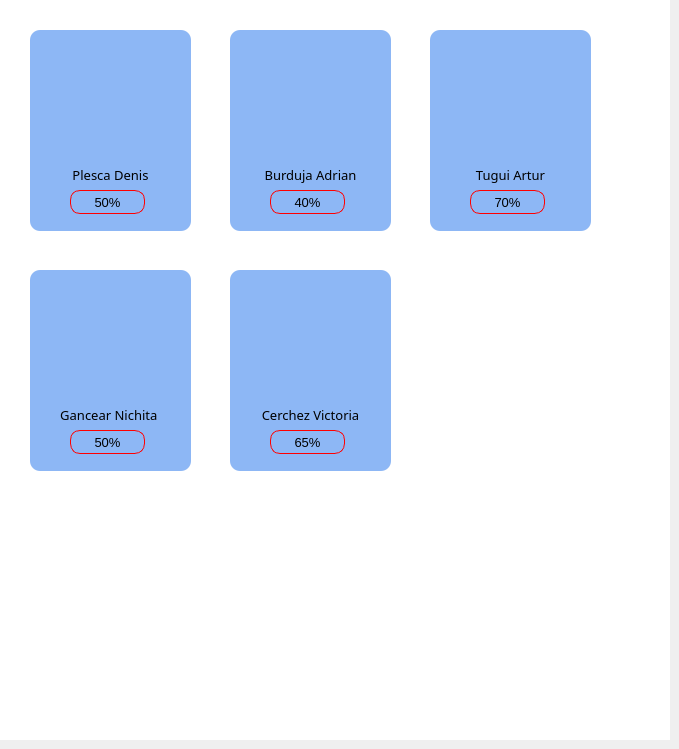
        <widget class="QWidget" name="Classe_PSA">
         <widget class="QWidget" name="Students" native="true">
          <property name="geometry">
           <rect>
            <x>0</x>
            <y>0</y>
            <width>670</width>
            <height>740</height>
           </rect>
          </property>
          <property name="styleSheet">
           <string notr="true">background:#FFFFFF;</string>
          </property>
          <widget class="QWidget" name="widget_8" native="true">
           <property name="geometry">
            <rect>
             <x>30</x>
             <y>30</y>
             <width>161</width>
             <height>201</height>
            </rect>
           </property>
           <property name="styleSheet">
            <string notr="true">background-color: #8DB7F5;
border-top-left-radius: 10px;          
border-bottom-left-radius: 10px;       
border-top-right-radius: 10px;         
border-bottom-right-radius: 10px;      

   </string>
           </property>
           <widget class="QPushButton" name="pushButton_6">
            <property name="geometry">
             <rect>
              <x>10</x>
              <y>120</y>
              <width>141</width>
              <height>50</height>
             </rect>
            </property>
            <property name="minimumSize">
             <size>
              <width>50</width>
              <height>50</height>
             </size>
            </property>
            <property name="maximumSize">
             <size>
              <width>10000</width>
              <height>10000</height>
             </size>
            </property>
            <property name="font">
             <font>
              <family>Myanmar Khyay</family>
              <pointsize>-1</pointsize>
             </font>
            </property>
            <property name="autoFillBackground">
             <bool>false</bool>
            </property>
            <property name="styleSheet">
             <string notr="true">QPushButton {
    color: black;
    padding: 10px;
    font-size: 13px;
    text-align: center; /* Center text */
}</string>
            </property>
            <property name="text">
             <string>Plesca Denis</string>
            </property>
           </widget>
           <widget class="QPushButton" name="pushButton_3">
            <property name="geometry">
             <rect>
              <x>30</x>
              <y>30</y>
              <width>101</width>
              <height>81</height>
             </rect>
            </property>
            <property name="text">
             <string/>
            </property>
            <property name="icon">
             <iconset>
              <normaloff>Images/user1.png</normaloff>Images/user1.png</iconset>
            </property>
            <property name="iconSize">
             <size>
              <width>80</width>
              <height>80</height>
             </size>
            </property>
           </widget>
           <widget class="QPushButton" name="pushButton_7">
            <property name="geometry">
             <rect>
              <x>40</x>
              <y>160</y>
              <width>75</width>
              <height>24</height>
             </rect>
            </property>
            <property name="styleSheet">
             <string notr="true">QPushButton {
    color: black;
    border: 1px solid #ff0000;
    padding: 5px;
    font-size: 13px;
    text-align: center; /* Center text */
}</string>
            </property>
            <property name="text">
             <string>50%</string>
            </property>
           </widget>
          </widget>
          <widget class="QWidget" name="widget_9" native="true">
           <property name="geometry">
            <rect>
             <x>230</x>
             <y>30</y>
             <width>161</width>
             <height>201</height>
            </rect>
           </property>
           <property name="styleSheet">
            <string notr="true">background-color: #8DB7F5;
border-top-left-radius: 10px;          
border-bottom-left-radius: 10px;       
border-top-right-radius: 10px;         
border-bottom-right-radius: 10px;      

   </string>
           </property>
           <widget class="QPushButton" name="pushButton_12">
            <property name="geometry">
             <rect>
              <x>10</x>
              <y>120</y>
              <width>141</width>
              <height>50</height>
             </rect>
            </property>
            <property name="minimumSize">
             <size>
              <width>50</width>
              <height>50</height>
             </size>
            </property>
            <property name="maximumSize">
             <size>
              <width>10000</width>
              <height>10000</height>
             </size>
            </property>
            <property name="font">
             <font>
              <family>Myanmar Khyay</family>
              <pointsize>-1</pointsize>
             </font>
            </property>
            <property name="autoFillBackground">
             <bool>false</bool>
            </property>
            <property name="styleSheet">
             <string notr="true">QPushButton {
    color: black;
    padding: 10px;
    font-size: 13px;
    text-align: center; /* Center text */
}</string>
            </property>
            <property name="text">
             <string>Burduja Adrian</string>
            </property>
           </widget>
           <widget class="QPushButton" name="pushButton_13">
            <property name="geometry">
             <rect>
              <x>30</x>
              <y>30</y>
              <width>101</width>
              <height>81</height>
             </rect>
            </property>
            <property name="text">
             <string/>
            </property>
            <property name="icon">
             <iconset>
              <normaloff>Images/user1.png</normaloff>Images/user1.png</iconset>
            </property>
            <property name="iconSize">
             <size>
              <width>80</width>
              <height>80</height>
             </size>
            </property>
           </widget>
           <widget class="QPushButton" name="pushButton_14">
            <property name="geometry">
             <rect>
              <x>40</x>
              <y>160</y>
              <width>75</width>
              <height>24</height>
             </rect>
            </property>
            <property name="styleSheet">
             <string notr="true">QPushButton {
    color: black;
    border: 1px solid #ff0000;
    padding: 5px;
    font-size: 13px;
    text-align: center; /* Center text */
}</string>
            </property>
            <property name="text">
             <string>40%</string>
            </property>
           </widget>
          </widget>
          <widget class="QWidget" name="widget_10" native="true">
           <property name="geometry">
            <rect>
             <x>430</x>
             <y>30</y>
             <width>161</width>
             <height>201</height>
            </rect>
           </property>
           <property name="styleSheet">
            <string notr="true">background-color: #8DB7F5;
border-top-left-radius: 10px;          
border-bottom-left-radius: 10px;       
border-top-right-radius: 10px;         
border-bottom-right-radius: 10px;      

   </string>
           </property>
           <widget class="QPushButton" name="pushButton_18">
            <property name="geometry">
             <rect>
              <x>10</x>
              <y>120</y>
              <width>141</width>
              <height>50</height>
             </rect>
            </property>
            <property name="minimumSize">
             <size>
              <width>50</width>
              <height>50</height>
             </size>
            </property>
            <property name="maximumSize">
             <size>
              <width>10000</width>
              <height>10000</height>
             </size>
            </property>
            <property name="font">
             <font>
              <family>Myanmar Khyay</family>
              <pointsize>-1</pointsize>
             </font>
            </property>
            <property name="autoFillBackground">
             <bool>false</bool>
            </property>
            <property name="styleSheet">
             <string notr="true">QPushButton {
    color: black;
    padding: 10px;
    font-size: 13px;
    text-align: center; /* Center text */
}</string>
            </property>
            <property name="text">
             <string>Tugui Artur</string>
            </property>
           </widget>
           <widget class="QPushButton" name="pushButton_19">
            <property name="geometry">
             <rect>
              <x>30</x>
              <y>30</y>
              <width>101</width>
              <height>81</height>
             </rect>
            </property>
            <property name="text">
             <string/>
            </property>
            <property name="icon">
             <iconset>
              <normaloff>Images/user1.png</normaloff>Images/user1.png</iconset>
            </property>
            <property name="iconSize">
             <size>
              <width>80</width>
              <height>80</height>
             </size>
            </property>
           </widget>
           <widget class="QPushButton" name="pushButton_20">
            <property name="geometry">
             <rect>
              <x>40</x>
              <y>160</y>
              <width>75</width>
              <height>24</height>
             </rect>
            </property>
            <property name="styleSheet">
             <string notr="true">QPushButton {
    color: black;
    border: 1px solid #ff0000;
    padding: 5px;
    font-size: 13px;
    text-align: center; /* Center text */
}</string>
            </property>
            <property name="text">
             <string>70%</string>
            </property>
           </widget>
          </widget>
          <widget class="QWidget" name="widget_11" native="true">
           <property name="geometry">
            <rect>
             <x>30</x>
             <y>270</y>
             <width>161</width>
             <height>201</height>
            </rect>
           </property>
           <property name="styleSheet">
            <string notr="true">background-color: #8DB7F5;
border-top-left-radius: 10px;          
border-bottom-left-radius: 10px;       
border-top-right-radius: 10px;         
border-bottom-right-radius: 10px;      

   </string>
           </property>
           <widget class="QPushButton" name="pushButton_21">
            <property name="geometry">
             <rect>
              <x>10</x>
              <y>120</y>
              <width>141</width>
              <height>50</height>
             </rect>
            </property>
            <property name="minimumSize">
             <size>
              <width>50</width>
              <height>50</height>
             </size>
            </property>
            <property name="maximumSize">
             <size>
              <width>10000</width>
              <height>10000</height>
             </size>
            </property>
            <property name="font">
             <font>
              <family>Myanmar Khyay</family>
              <pointsize>-1</pointsize>
             </font>
            </property>
            <property name="autoFillBackground">
             <bool>false</bool>
            </property>
            <property name="styleSheet">
             <string notr="true">QPushButton {
    color: black;
    padding: 10px;
    font-size: 13px;
    text-align: center; /* Center text */
}</string>
            </property>
            <property name="text">
             <string>Gancear Nichita </string>
            </property>
           </widget>
           <widget class="QPushButton" name="pushButton_22">
            <property name="geometry">
             <rect>
              <x>30</x>
              <y>30</y>
              <width>101</width>
              <height>81</height>
             </rect>
            </property>
            <property name="text">
             <string/>
            </property>
            <property name="icon">
             <iconset>
              <normaloff>Images/user1.png</normaloff>Images/user1.png</iconset>
            </property>
            <property name="iconSize">
             <size>
              <width>80</width>
              <height>80</height>
             </size>
            </property>
           </widget>
           <widget class="QPushButton" name="pushButton_23">
            <property name="geometry">
             <rect>
              <x>40</x>
              <y>160</y>
              <width>75</width>
              <height>24</height>
             </rect>
            </property>
            <property name="styleSheet">
             <string notr="true">QPushButton {
    color: black;
    border: 1px solid #ff0000;
    padding: 5px;
    font-size: 13px;
    text-align: center; /* Center text */
}</string>
            </property>
            <property name="text">
             <string>50%</string>
            </property>
           </widget>
          </widget>
          <widget class="QWidget" name="widget_12" native="true">
           <property name="geometry">
            <rect>
             <x>230</x>
             <y>270</y>
             <width>161</width>
             <height>201</height>
            </rect>
           </property>
           <property name="styleSheet">
            <string notr="true">background-color: #8DB7F5;
border-top-left-radius: 10px;          
border-bottom-left-radius: 10px;       
border-top-right-radius: 10px;         
border-bottom-right-radius: 10px;      

   </string>
           </property>
           <widget class="QPushButton" name="pushButton_24">
            <property name="geometry">
             <rect>
              <x>10</x>
              <y>120</y>
              <width>141</width>
              <height>50</height>
             </rect>
            </property>
            <property name="minimumSize">
             <size>
              <width>50</width>
              <height>50</height>
             </size>
            </property>
            <property name="maximumSize">
             <size>
              <width>10000</width>
              <height>10000</height>
             </size>
            </property>
            <property name="font">
             <font>
              <family>Myanmar Khyay</family>
              <pointsize>-1</pointsize>
             </font>
            </property>
            <property name="autoFillBackground">
             <bool>false</bool>
            </property>
            <property name="styleSheet">
             <string notr="true">QPushButton {
    color: black;
    padding: 10px;
    font-size: 13px;
    text-align: center; /* Center text */
}</string>
            </property>
            <property name="text">
             <string>Cerchez Victoria</string>
            </property>
           </widget>
           <widget class="QPushButton" name="pushButton_25">
            <property name="geometry">
             <rect>
              <x>30</x>
              <y>30</y>
              <width>101</width>
              <height>81</height>
             </rect>
            </property>
            <property name="text">
             <string/>
            </property>
            <property name="icon">
             <iconset>
              <normaloff>Images/user1.png</normaloff>Images/user1.png</iconset>
            </property>
            <property name="iconSize">
             <size>
              <width>80</width>
              <height>80</height>
             </size>
            </property>
           </widget>
           <widget class="QPushButton" name="pushButton_26">
            <property name="geometry">
             <rect>
              <x>40</x>
              <y>160</y>
              <width>75</width>
              <height>24</height>
             </rect>
            </property>
            <property name="styleSheet">
             <string notr="true">QPushButton {
    color: black;
    border: 1px solid #ff0000;
    padding: 5px;
    font-size: 13px;
    text-align: center; /* Center text */
}</string>
            </property>
            <property name="text">
             <string>65%</string>
            </property>
           </widget>
          </widget>
         </widget>
        </widget>
